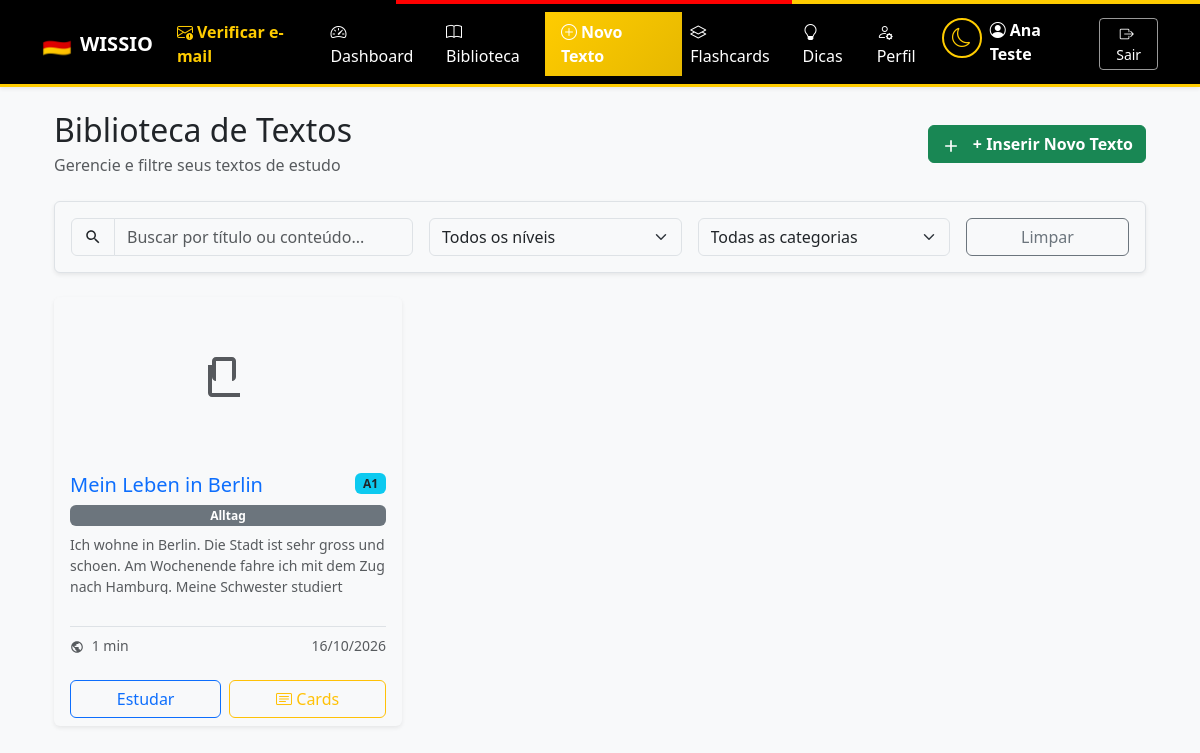
The app's page /biblioteca (signed in) with its own data.
### models.py (models this page shows, shortened)
class Usuario(db.Model):
    __tablename__ = 'usuarios'
    id = db.Column(db.Integer, primary_key=True)
    nome = db.Column(db.String(100), nullable=False)
    email = db.Column(db.String(120), unique=True, nullable=False)
    senha_hash = db.Column(db.String(255), nullable=False)
    objetivo = db.Column(db.Enum(ObjetivoAprendizagem), nullable=True, values_callable=_valores_enum)
    nivel_atual = db.Column(db.Enum(NivelCEFR), default=NivelCEFR.A1, values_callable=_valores_enum)
    meta_diaria_minutos = db.Column(db.Integer, default=5)
    meta_semanal_textos = db.Column(db.Integer, default=3)
    meta_flashcards_iniciais = db.Column(db.Integer, default=20)
    onboarding_concluido = db.Column(db.Boolean, default=False)
    email_verificado = db.Column(db.Boolean, default=False)
    token_verificacao = db.Column(db.String(100), nullable=True)
    token_verificacao_expira = db.Column(db.DateTime, nullable=True)
    tema_escuro = db.Column(db.Boolean, default=False)  # Preferência de tema
    created_at = db.Column(db.DateTime, default=datetime.utcnow)
    updated_at = db.Column(db.DateTime, default=datetime.utcnow, onupdate=datetime.utcnow)
    textos = db.relationship('Texto', backref='usuario', lazy=True, cascade='all, delete-orphan')
    flashcards = db.relationship('Flashcard', backref='usuario', lazy=True, cascade='all, delete-orphan')
    progresso_flashcards = db.relationship('ProgressoFlashcard', backref='usuario', lazy=True, cascade='all, delete-orphan')
    ctest_submissoes = db.relationship('CTestSubmissao', backref='usuario', lazy=True, cascade='all, delete-orphan')
    estatisticas_diarias = db.relationship('EstatisticaDiaria', backref='usuario', lazy=True, cascade='all, delete-orphan')

class Texto(db.Model):
    __tablename__ = 'textos'
    id = db.Column(db.Integer, primary_key=True)
    titulo = db.Column(db.String(150), nullable=False)
    conteudo_original = db.Column(db.Text, nullable=False)
    nivel = db.Column(db.Enum(NivelCEFR), nullable=False, values_callable=_valores_enum)
    ctest_conteudo = db.Column(db.Text, nullable=True)
    ctest_respostas = db.Column(db.JSON, nullable=True)
    categoria = db.Column(db.String(50), nullable=True)
    tempo_estimado_min = db.Column(db.Integer, nullable=True)
    imagem_url = db.Column(db.String(500), nullable=True)
    created_at = db.Column(db.DateTime, default=datetime.utcnow)
    usuario_id = db.Column(db.Integer, db.ForeignKey('usuarios.id'), nullable=False)
    flashcards = db.relationship('Flashcard', backref='texto', lazy=True, cascade='all, delete-orphan')
    ctest_submissoes = db.relationship('CTestSubmissao', backref='texto', lazy=True, cascade='all, delete-orphan')

### app.py (the view, shortened to what this page needs)
@app.route('/biblioteca')
@login_required
def biblioteca():
    usuario = get_current_user()
    nivel_filtro = request.args.get('nivel')
    busca = request.args.get('busca', '').strip()
    categoria = request.args.get('categoria')
    query = Texto.query.filter_by(usuario_id=usuario.id)
    if nivel_filtro:
        query = query.filter(Texto.nivel == NivelCEFR(nivel_filtro))
    if categoria:
        query = query.filter(Texto.categoria == categoria)
    textos = query.order_by(Texto.created_at.desc()).all()
    categorias = db.session.query(Texto.categoria).filter_by(usuario_id=usuario.id).distinct().all()
    categorias = [c[0] for c in categorias if c[0]]
    return render_template('biblioteca.html',
                         textos=textos,
                         categorias=categorias,
                         niveis=NivelCEFR,
                         filtro_nivel=nivel_filtro,
                         filtro_categoria=categoria,
                         busca=busca)

### app.py (called while the page is built)
def login_required(f):
    @wraps(f)
    def decorated_function(*args, **kwargs):
        if 'usuario_id' not in session:
            flash('Faça login para acessar esta página.', 'warning')
            return redirect(url_for('login', next=request.url))
        return f(*args, **kwargs)
    return decorated_function

def get_current_user():
    if 'usuario_id' in session:
        return Usuario.query.get(session['usuario_id'])
    return None

@app.context_processor
def inject_globals():
    usuario = get_current_user()
    tema_escuro = session.get('tema_escuro')
    if tema_escuro is None and usuario is not None:
        tema_escuro = usuario.tema_escuro
    return {
        'usuario': usuario,
        'tema_escuro': bool(tema_escuro),
    }

### templates/biblioteca.html (shortened to what this page needs)
{% extends "base.html" %}
{% block content %}
<div class="container mb-5">
    <div class="d-flex flex-column flex-md-row justify-content-between align-items-start align-items-md-center gap-3 mb-4">
        <div>
            <h2 class="mb-1">Biblioteca de Textos</h2>
            <p class="text-muted mb-0">Gerencie e filtre seus textos de estudo</p>
        </div>
        <a href="{{ url_for('novo_texto') }}" class="btn btn-success fw-bold">
            <svg width="20" height="20" fill="currentColor" viewBox="0 0 24 24" class="me-2"><path d="M19 13h-6v6h-2v-6H5v-2h6V5h2v6h6v2z"/></svg>
            + Inserir Novo Texto
        </a>
    </div>
    <div class="card shadow-sm mb-4">
        <div class="card-body">
            <form method="GET" action="{{ url_for('biblioteca') }}" class="row g-3">
                <div class="col-md-4">
                    <div class="input-group">
                        <span class="input-group-text"><svg width="18" height="18" fill="currentColor" viewBox="0 0 24 24"><path d="M15.5 14h-.79l-.28-.27C15.41 12.59 16 11.11 16 9.5 16 5.91 13.09 3 9.5 3S3 5.91 3 9.5 5.91 16 9.5 16c1.61 0 3.09-.59 4.23-1.57l.27.28v.79l5 4.99L20.49 19l-4.99-5zm-6 0C7.01 14 5 11.99 5 9.5S7.01 5 9.5 5 14 7.01 14 9.5 11.99 14 9.5 14z"/></svg></span>
                        <input type="text" name="busca" class="form-control" placeholder="Buscar por título ou conteúdo..." value="{{ busca }}">
                    </div>
                </div>
                <div class="col-md-3">
                    <select name="nivel" class="form-select">
                        <option value="">Todos os níveis</option>
                    </select>
                </div>
                <div class="col-md-3">
                    <select name="categoria" class="form-select">
                        <option value="">Todas as categorias</option>
                    </select>
                </div>
                <div class="col-md-2 d-grid">
                    <a href="{{ url_for('biblioteca') }}" class="btn btn-outline-secondary">Limpar</a>
                </div>
            </form>
        </div>
    </div>
    {% if textos %}
    <div class="row row-cols-1 row-cols-md-2 row-cols-lg-3 g-4">
        {% for texto in textos %}
        <div class="col">
            <div class="card text-card h-100 shadow-sm">
                {% if texto.imagem_url %}
                <img src="{{ texto.imagem_url }}" class="card-img-top" alt="{{ texto.titulo }}" style="height: 160px; object-fit: cover;">
                {% else %}
                <div class="card-img-top bg-light d-flex align-items-center justify-content-center" style="height: 160px;">
                    <svg width="48" height="48" fill="currentColor" class="text-muted" viewBox="0 0 24 24"><path d="M4 6H2v14c0 1.1.9 2 2 2h14v-2H4V6zm10-4H6c-1.1 0-2 .9-2 2v8c0 1.1.9 2 2 2h8c1.1 0 2-.9 2-2V4c0-1.1-.9-2-2-2zm0 12H6V4h8v10z"/></svg>
                </div>
                {% endif %}
                <div class="card-body d-flex flex-column">
                    <div class="d-flex justify-content-between align-items-start mb-2">
                        <h5 class="card-title text-primary m-0">{{ texto.titulo }}</h5>
                        <span class="badge bg-info text-dark">{{ texto.nivel.value }}</span>
                    </div>
                    {% if texto.categoria %}
                    <span class="badge bg-secondary mb-2">{{ texto.categoria }}</span>
                    {% endif %}
                    <p class="card-text text-muted small flex-grow-1" style="max-height: 60px; overflow: hidden;">{{ texto.conteudo_original[:150] }}...</p>
                    <div class="d-flex justify-content-between align-items-center mt-3 pt-2 border-top">
                        <small class="text-muted">
                            {{ texto.tempo_estimado_min }} min
                        </small>
                        <small class="text-muted">{{ texto.created_at.strftime('%d/%m/%Y') }}</small>
                    </div>
                </div>
                <div class="card-footer bg-transparent border-0 d-flex gap-2">
                    <a href="{{ url_for('ver_texto', id=texto.id) }}" class="btn btn-outline-primary flex-fill">Estudar</a>
                    <a href="{{ url_for('flashcards_do_texto', id=texto.id) }}" class="btn btn-outline-warning flex-fill" title="Ver flashcards deste texto">
                        <i class="bi bi-card-text"></i> Cards
                    </a>
                </div>
            </div>
        </div>
        {% endfor %}
    </div>
    {% endif %}
</div>
{% endblock %}

### templates/base.html (shortened to what this page needs)
<!DOCTYPE html>
<html lang="pt-br" data-bs-theme="{{ 'dark' if tema_escuro else 'light' }}">
<head>
    <link href="https://cdn.jsdelivr.net/npm/bootstrap@5.3.0/dist/css/bootstrap.min.css" rel="stylesheet">
    <link href="https://cdn.jsdelivr.net/npm/bootstrap-icons@1.11.0/font/bootstrap-icons.css" rel="stylesheet">
</head>
<body>
    <nav class="navbar navbar-expand-lg navbar-wissio shadow-sm">
        <div class="container">
            <a class="navbar-brand fw-bold d-flex align-items-center" href="{{ url_for('home') }}">
                <span class="me-2" style="font-size: 1.5rem;">🇩🇪</span>
                WISSIO
            </a>
            <div class="collapse navbar-collapse" id="navbarNav">
                <ul class="navbar-nav me-auto">
                    {% if session.get('usuario_id') %}
                        {% if usuario and not usuario.email_verificado %}
                        <li class="nav-item">
                            <a class="nav-link fw-semibold" href="{{ url_for('verificar_email') }}"
                               style="color: var(--wissio-gold) !important;" title="Verificar e-mail">
                                <i class="bi bi-envelope-exclamation me-1"></i>Verificar e-mail
                            </a>
                        </li>
                        {% endif %}
                        <li class="nav-item">
                            <a class="nav-link" href="{{ url_for('dashboard') }}"><i class="bi bi-speedometer2 me-1"></i>Dashboard</a>
                        </li>
                        <li class="nav-item">
                            <a class="nav-link" href="{{ url_for('biblioteca') }}"><i class="bi bi-book me-1"></i>Biblioteca</a>
                        </li>
                        <li class="nav-item">
                            <a class="nav-link btn-wissio-primary px-3" href="{{ url_for('novo_texto') }}"><i class="bi bi-plus-circle me-1"></i>Novo Texto</a>
                        </li>
                        <li class="nav-item">
                            <a class="nav-link" href="{{ url_for('painel_flashcards') }}"><i class="bi bi-layers me-1"></i>Flashcards</a>
                        </li>
                        <li class="nav-item">
                            <a class="nav-link" href="{{ url_for('dicas_alemao') }}"><i class="bi bi-lightbulb me-1"></i>Dicas</a>
                        </li>
                        <li class="nav-item">
                            <a class="nav-link" href="{{ url_for('perfil') }}"><i class="bi bi-person-gear me-1"></i>Perfil</a>
                        </li>
                    {% endif %}
                </ul>
                <ul class="navbar-nav ms-auto">
                    {% if session.get('usuario_id') %}
                        <li class="nav-item me-2">
                            <button class="theme-toggle" onclick="toggleTema()" title="Alternar tema" aria-label="Alternar tema escuro/claro">
                                {% if tema_escuro %}
                                <i class="bi bi-sun" style="font-size: 1.2rem;"></i>
                                {% else %}
                                <i class="bi bi-moon" style="font-size: 1.2rem;"></i>
                                {% endif %}
                            </button>
                        </li>
                        <li class="nav-item me-3">
                            <span class="navbar-text">
                                <i class="bi bi-person-circle me-1"></i><strong>{{ session.get('usuario_nome') }}</strong>
                            </span>
                        </li>
                        <li class="nav-item">
                            <a class="btn btn-outline-light btn-sm" href="{{ url_for('logout') }}"><i class="bi bi-box-arrow-right me-1"></i>Sair</a>
                        </li>
                    {% endif %}
                </ul>
            </div>
        </div>
    </nav>
    <div class="container mt-4">
        {% block content %}
        {% endblock %}
    </div>
</body>
</html>

### templates/base.html (style rules this page uses)
:root { --wissio-black: #000000; --wissio-red: #FF0000; --wissio-gold: #FFCC00; --wissio-gold-dark: #E6B800; }
[data-bs-theme="light"] { --bs-body-bg: #f8f9fa; --bs-body-color: #212529; --bs-card-bg: #ffffff; --bs-border-color: #dee2e6; }
.navbar-wissio { background: var(--wissio-black); border-bottom: 3px solid var(--wissio-gold); }
.navbar-wissio .navbar-brand, .navbar-wissio .nav-link, .navbar-wissio .navbar-text { color: #ffffff !important; }
.navbar-wissio .btn-outline-light { border-color: rgba(255, 255, 255, 0.6); color: #ffffff; }
.btn-wissio-primary { background: linear-gradient(135deg, var(--wissio-gold) 0%, var(--wissio-gold-dark) 100%); border: none; color: var(--wissio-black); font-weight: 600; }
.card { background-color: var(--bs-card-bg); border-color: var(--bs-border-color); }
.theme-toggle { background: none; border: 2px solid var(--wissio-gold); color: var(--wissio-gold); width: 40px; height: 40px; border-radius: 50%; display: flex; align-items: center; justify-content: center; transition: all 0.2s; }

### templates/biblioteca.html (style rules this page uses)
.text-card { border: none; transition: all 0.2s; }
.text-card .card-img-top { border-radius: 0.5rem 0.5rem 0 0; }
.text-card:not(:has(.card-img-top > img)) .card-img-top { border-radius: 0.5rem 0.5rem 0 0; }

### records on screen
Usuario: get "Ana Teste"
Texto: titulo "Mein Leben in Berlin", nivel.value "A1", categoria "Alltag", conteudo_original "Ich wohne in Berlin. Die Stadt ist sehr gross und schoen. Am Wochenende fahre ich mit dem Zug nach Hamburg. Meine Schwester studiert…", tempo_estimado_min "1", created_at "16/10/2026"
